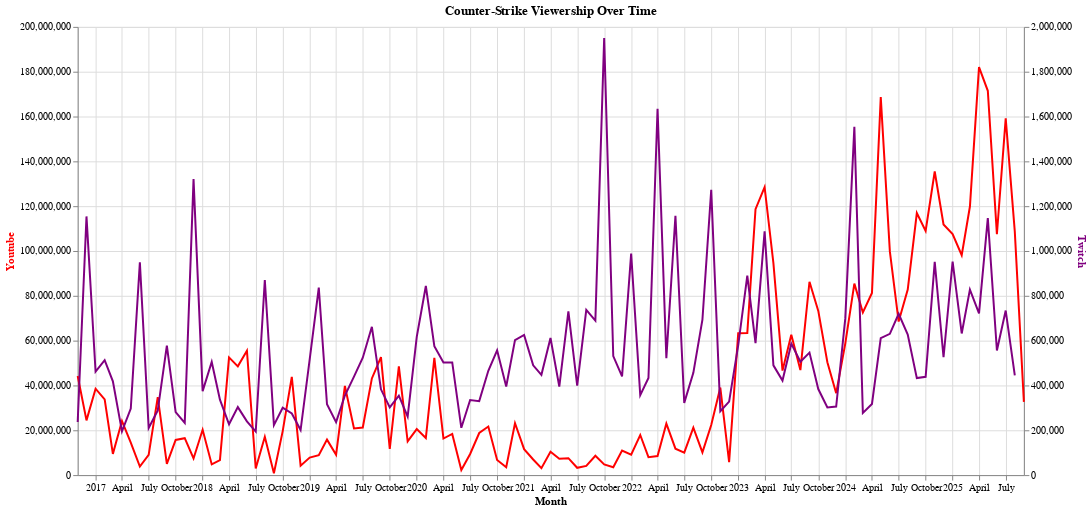

Notebook code for this chart:
### Markdown cell above
### Counter-Strike Viewership on Youtube and Twitch

### Code cell
# First line: views (left y-axis)
twitch_line = alt.Chart(merged_youtube_twitch).mark_line(color="purple").encode(
    x=alt.X("month:T", title="Month"),
    y=alt.Y("peak viewers:Q", title="Twitch", axis=alt.Axis(titleColor="purple")),
    tooltip=["month", "peak viewers"]
)

# Second line: likes (right y-axis)
youtube_line = alt.Chart(merged_youtube_twitch).mark_line(color="red").encode(
    x="month:T",
    y=alt.Y("viewCount:Q", title="Youtube", axis=alt.Axis(titleColor="red")),
    tooltip=["month", "viewCount"],
)

# Layer the two charts
chart = alt.layer(youtube_line, twitch_line).resolve_scale(
    y="independent"  # independent y-axes so they can differ
).properties(width=950, height=450, title="Counter-Strike Viewership Over Time")

chart

### Figure 1 — Vega-Lite specification as saved in the notebook (floating-point values rounded to 4 significant figures)
{"$schema": "https://vega.github.io/schema/vega-lite/v5.20.1.json", "config": {"view": {"continuousHeight": 300, "continuousWidth": 300}}, "data": {"name": "data-f1a9efeb297f214e40d35adc613a7de9"}, "datasets": {"data-f1a9efeb297f214e40d35adc613a7de9": [{"avg streams": 803, "avg viewers": 41122, "commentCount": 21510, "favoriteCount": 0, "gain streams": 0, "gain viewers": 0, "hours watched": 305032336, "likeCount": 738624, "month": "2016-11-01T00:00:00", "peak streams": 1733, "peak viewers": 237149, "viewCount": 44191608}, {"avg streams": 940, "avg viewers": 97395, "commentCount": 21214, "favoriteCount": 0, "gain streams": 452, "gain viewers": 917083, "hours watched": 721080946, "likeCount": 296431, "month": "2016-12-01T00:00:00", "peak streams": 2185, "peak viewers": 1154232, "viewCount": 24417765}, {"avg streams": 1014, "avg viewers": 60177, "commentCount": 23410, "favoriteCount": 0, "gain streams": -88, "gain viewers": -692895, "hours watched": 404088357, "likeCount": 544009, "month": "2017-01-01T00:00:00", "peak streams": 2097, "peak viewers": 461337, "viewCount": 38548418}, {"avg streams": 946, "avg viewers": 49606, "commentCount": 13491, "favoriteCount": 0, "gain streams": 3, "gain viewers": 51119, "hours watched": 368160397, "likeCount": 417451, "month": "2017-02-01T00:00:00", "peak streams": 2100, "peak viewers": 512456, "viewCount": 33774463}, {"avg streams": 879, "avg viewers": 50868, "commentCount": 10561, "favoriteCount": 0, "gain streams": -270, "gain viewers": -94180, "hours watched": 364069433, "likeCount": 237286, "month": "2017-03-01T00:00:00", "peak streams": 1830, "peak viewers": 418276, "viewCount": 9465118}, {"avg streams": 837, "avg viewers": 31841, "commentCount": 9268, "favoriteCount": 0, "gain streams": -130, "gain viewers": -223337, "hours watched": 231142383, "likeCount": 171985, "month": "2017-04-01T00:00:00", "peak streams": 1700, "peak viewers": 194939, "viewCount": 24126412}, {"avg streams": 792, "avg viewers": 30421, "commentCount": 17627, "favoriteCount": 0, "gain streams": -214, "gain viewers": 101836, "hours watched": 218526181, "likeCount": 180121, "month": "2017-05-01T00:00:00", "peak streams": 1486, "peak viewers": 296775, "viewCount": 14520871}, {"avg streams": 844, "avg viewers": 91482, "commentCount": 8799, "favoriteCount": 0, "gain streams": 101, "gain viewers": 652300, "hours watched": 678111000, "likeCount": 193773, "month": "2017-06-01T00:00:00", "peak streams": 1587, "peak viewers": 949075, "viewCount": 3797489}, {"avg streams": 868, "avg viewers": 27226, "commentCount": 14822, "favoriteCount": 0, "gain streams": 3, "gain viewers": -738899, "hours watched": 202162451, "likeCount": 189008, "month": "2017-07-01T00:00:00", "peak streams": 1590, "peak viewers": 210176, "viewCount": 8991317}, {"avg streams": 778, "avg viewers": 37946, "commentCount": 27124, "favoriteCount": 0, "gain streams": -54, "gain viewers": 78397, "hours watched": 273133134, "likeCount": 603429, "month": "2017-08-01T00:00:00", "peak streams": 1536, "peak viewers": 288573, "viewCount": 34827963}, {"avg streams": 800, "avg viewers": 38311, "commentCount": 9913, "favoriteCount": 0, "gain streams": 124, "gain viewers": 289305, "hours watched": 284097958, "likeCount": 76243, "month": "2017-09-01T00:00:00", "peak streams": 1660, "peak viewers": 577878, "viewCount": 5023939}, {"avg streams": 802, "avg viewers": 35858, "commentCount": 15779, "favoriteCount": 0, "gain streams": -93, "gain viewers": -296736, "hours watched": 258072260, "likeCount": 192950, "month": "2017-10-01T00:00:00", "peak streams": 1567, "peak viewers": 281142, "viewCount": 15677146}, {"avg streams": 882, "avg viewers": 25279, "commentCount": 18186, "favoriteCount": 0, "gain streams": 181, "gain viewers": -48504, "hours watched": 187102000, "likeCount": 409901, "month": "2017-11-01T00:00:00", "peak streams": 1748, "peak viewers": 232638, "viewCount": 16473084}, {"avg streams": 1059, "avg viewers": 93523, "commentCount": 11884, "favoriteCount": 0, "gain streams": 268, "gain viewers": 1088038, "hours watched": 695153473, "likeCount": 115699, "month": "2017-12-01T00:00:00", "peak streams": 2016, "peak viewers": 1320676, "viewCount": 7403088}, {"avg streams": 1164, "avg viewers": 55574, "commentCount": 20164, "favoriteCount": 0, "gain streams": 327, "gain viewers": -945955, "hours watched": 372149237, "likeCount": 422053, "month": "2018-01-01T00:00:00", "peak streams": 2343, "peak viewers": 374721, "viewCount": 20227943}, {"avg streams": 1069, "avg viewers": 37831, "commentCount": 10821, "favoriteCount": 0, "gain streams": 20, "gain viewers": 130270, "hours watched": 281139519, "likeCount": 100671, "month": "2018-02-01T00:00:00", "peak streams": 2363, "peak viewers": 504991, "viewCount": 4773316}, {"avg streams": 925, "avg viewers": 31942, "commentCount": 9992, "favoriteCount": 0, "gain streams": -465, "gain viewers": -168152, "hours watched": 229147224, "likeCount": 128121, "month": "2018-03-01T00:00:00", "peak streams": 1898, "peak viewers": 336839, "viewCount": 6681056}, {"avg streams": 828, "avg viewers": 35550, "commentCount": 26416, "favoriteCount": 0, "gain streams": -303, "gain viewers": -110278, "hours watched": 264160163, "likeCount": 757331, "month": "2018-04-01T00:00:00", "peak streams": 1595, "peak viewers": 226561, "viewCount": 52530015}, {"avg streams": 839, "avg viewers": 30620, "commentCount": 22421, "favoriteCount": 0, "gain streams": 8, "gain viewers": 76827, "hours watched": 219463000, "likeCount": 825840, "month": "2018-05-01T00:00:00", "peak streams": 1603, "peak viewers": 303388, "viewCount": 48526304}, {"avg streams": 939, "avg viewers": 36045, "commentCount": 11471, "favoriteCount": 0, "gain streams": 75, "gain viewers": -63718, "hours watched": 265161443, "likeCount": 489806, "month": "2018-06-01T00:00:00", "peak streams": 1678, "peak viewers": 239670, "viewCount": 55513661}, {"avg streams": 1027, "avg viewers": 29161, "commentCount": 5815, "favoriteCount": 0, "gain streams": 194, "gain viewers": -45548, "hours watched": 217223155, "likeCount": 67279, "month": "2018-07-01T00:00:00", "peak streams": 1872, "peak viewers": 194122, "viewCount": 2964785}, {"avg streams": 983, "avg viewers": 98328, "commentCount": 20742, "favoriteCount": 0, "gain streams": 90, "gain viewers": 676348, "hours watched": 707251000, "likeCount": 281104, "month": "2018-08-01T00:00:00", "peak streams": 1962, "peak viewers": 870470, "viewCount": 17108328}, {"avg streams": 973, "avg viewers": 32506, "commentCount": 2497, "favoriteCount": 0, "gain streams": 12, "gain viewers": -647302, "hours watched": 241232303, "likeCount": 17326, "month": "2018-09-01T00:00:00", "peak streams": 1974, "peak viewers": 223168, "viewCount": 822816}, {"avg streams": 1018, "avg viewers": 37720, "commentCount": 18579, "favoriteCount": 0, "gain streams": 46, "gain viewers": 77405, "hours watched": 271247239, "likeCount": 257666, "month": "2018-10-01T00:00:00", "peak streams": 2020, "peak viewers": 300573, "viewCount": 19632217}, {"avg streams": 1182, "avg viewers": 34386, "commentCount": 77683, "favoriteCount": 0, "gain streams": 1176, "gain viewers": -25715, "hours watched": 255358224, "likeCount": 1114273, "month": "2018-11-01T00:00:00", "peak streams": 3196, "peak viewers": 274858, "viewCount": 43796079}, {"avg streams": 1423, "avg viewers": 41428, "commentCount": 9318, "favoriteCount": 0, "gain streams": -246, "gain viewers": -73824, "hours watched": 307693598, "likeCount": 128677, "month": "2018-12-01T00:00:00", "peak streams": 2950, "peak viewers": 201034, "viewCount": 4192299}, {"avg streams": 1119, "avg viewers": 70550, "commentCount": 8340, "favoriteCount": 0, "gain streams": -345, "gain viewers": 315753, "hours watched": 474446299, "likeCount": 103648, "month": "2019-01-01T00:00:00", "peak streams": 2605, "peak viewers": 516787, "viewCount": 7797941}, {"avg streams": 1238, "avg viewers": 47799, "commentCount": 11547, "favoriteCount": 0, "gain streams": -75, "gain viewers": 319790, "hours watched": 355535000, "likeCount": 260974, "month": "2019-02-01T00:00:00", "peak streams": 2530, "peak viewers": 836577, "viewCount": 8897700}, {"avg streams": 1182, "avg viewers": 42814, "commentCount": 8143, "favoriteCount": 0, "gain streams": -203, "gain viewers": -520536, "hours watched": 308423694, "likeCount": 142354, "month": "2019-03-01T00:00:00", "peak streams": 2327, "peak viewers": 316041, "viewCount": 15821046}, {"avg streams": 1163, "avg viewers": 40003, "commentCount": 19887, "favoriteCount": 0, "gain streams": -18, "gain viewers": -79719, "hours watched": 297409000, "likeCount": 314224, "month": "2019-04-01T00:00:00", "peak streams": 2309, "peak viewers": 236322, "viewCount": 9058245}, {"avg streams": 1177, "avg viewers": 42055, "commentCount": 17851, "favoriteCount": 0, "gain streams": -202, "gain viewers": 118587, "hours watched": 302609000, "likeCount": 634672, "month": "2019-05-01T00:00:00", "peak streams": 2107, "peak viewers": 354909, "viewCount": 39791010}, {"avg streams": 1237, "avg viewers": 54848, "commentCount": 23875, "favoriteCount": 0, "gain streams": 147, "gain viewers": 84216, "hours watched": 407793888, "likeCount": 565614, "month": "2019-06-01T00:00:00", "peak streams": 2254, "peak viewers": 439125, "viewCount": 20781995}, {"avg streams": 1321, "avg viewers": 62101, "commentCount": 19957, "favoriteCount": 0, "gain streams": 39, "gain viewers": 84831, "hours watched": 461604445, "likeCount": 528929, "month": "2019-07-01T00:00:00", "peak streams": 2293, "peak viewers": 523956, "viewCount": 21247781}, {"avg streams": 1279, "avg viewers": 63866, "commentCount": 39699, "favoriteCount": 0, "gain streams": 164, "gain viewers": 137766, "hours watched": 459461365, "likeCount": 1398732, "month": "2019-08-01T00:00:00", "peak streams": 2457, "peak viewers": 661722, "viewCount": 43137256}, {"avg streams": 1265, "avg viewers": 60422, "commentCount": 10589, "favoriteCount": 0, "gain streams": 136, "gain viewers": -278952, "hours watched": 432481355, "likeCount": 458690, "month": "2019-09-01T00:00:00", "peak streams": 2593, "peak viewers": 382770, "viewCount": 52619174}, {"avg streams": 1249, "avg viewers": 49606, "commentCount": 11060, "favoriteCount": 0, "gain streams": -62, "gain viewers": -80541, "hours watched": 345678558, "likeCount": 210622, "month": "2019-10-01T00:00:00", "peak streams": 2531, "peak viewers": 302229, "viewCount": 11704409}, {"avg streams": 1326, "avg viewers": 54580, "commentCount": 20989, "favoriteCount": 0, "gain streams": 186, "gain viewers": 52444, "hours watched": 404149575, "likeCount": 480996, "month": "2019-11-01T00:00:00", "peak streams": 2717, "peak viewers": 354673, "viewCount": 48555412}, {"avg streams": 1650, "avg viewers": 45680, "commentCount": 9909, "favoriteCount": 0, "gain streams": 706, "gain viewers": -93543, "hours watched": 339123000, "likeCount": 256999, "month": "2019-12-01T00:00:00", "peak streams": 3423, "peak viewers": 261130, "viewCount": 15067596}, {"avg streams": 1645, "avg viewers": 71759, "commentCount": 25951, "favoriteCount": 0, "gain streams": -165, "gain viewers": 356013, "hours watched": 498867458, "likeCount": 698331, "month": "2020-01-01T00:00:00", "peak streams": 3258, "peak viewers": 617143, "viewCount": 20546454}, {"avg streams": 2046, "avg viewers": 90151, "commentCount": 17505, "favoriteCount": 0, "gain streams": 1480, "gain viewers": 226788, "hours watched": 668118474, "likeCount": 382673, "month": "2020-02-01T00:00:00", "peak streams": 4738, "peak viewers": 843931, "viewCount": 16531507}, {"avg streams": 2772, "avg viewers": 120873, "commentCount": 27474, "favoriteCount": 0, "gain streams": 885, "gain viewers": -269046, "hours watched": 864159510, "likeCount": 980708, "month": "2020-03-01T00:00:00", "peak streams": 5623, "peak viewers": 574885, "viewCount": 52346362}, {"avg streams": 2419, "avg viewers": 103850, "commentCount": 22876, "favoriteCount": 0, "gain streams": -725, "gain viewers": -72248, "hours watched": 767338000, "likeCount": 536751, "month": "2020-04-01T00:00:00", "peak streams": 4898, "peak viewers": 502637, "viewCount": 16302139}, {"avg streams": 1967, "avg viewers": 105753, "commentCount": 16341, "favoriteCount": 0, "gain streams": -655, "gain viewers": 127, "hours watched": 758168000, "likeCount": 367158, "month": "2020-05-01T00:00:00", "peak streams": 4243, "peak viewers": 502764, "viewCount": 18362604}, {"avg streams": 1616, "avg viewers": 56694, "commentCount": 7190, "favoriteCount": 0, "gain streams": -1130, "gain viewers": -291733, "hours watched": 419300000, "likeCount": 51109, "month": "2020-06-01T00:00:00", "peak streams": 3113, "peak viewers": 211031, "viewCount": 2274130}, {"avg streams": 1456, "avg viewers": 65019, "commentCount": 14047, "favoriteCount": 0, "gain streams": -520, "gain viewers": 123996, "hours watched": 481209000, "likeCount": 507101, "month": "2020-07-01T00:00:00", "peak streams": 2593, "peak viewers": 335027, "viewCount": 9422260}, {"avg streams": 1447, "avg viewers": 74610, "commentCount": 35148, "favoriteCount": 0, "gain streams": 92, "gain viewers": -4938, "hours watched": 535172570, "likeCount": 578661, "month": "2020-08-01T00:00:00", "peak streams": 2685, "peak viewers": 330089, "viewCount": 18786311}, {"avg streams": 1557, "avg viewers": 78858, "commentCount": 19086, "favoriteCount": 0, "gain streams": 361, "gain viewers": 135584, "hours watched": 585133314, "likeCount": 430653, "month": "2020-09-01T00:00:00", "peak streams": 3046, "peak viewers": 465673, "viewCount": 21668669}, {"avg streams": 1834, "avg viewers": 84747, "commentCount": 9224, "favoriteCount": 0, "gain streams": 571, "gain viewers": 90873, "hours watched": 608149698, "likeCount": 181241, "month": "2020-10-01T00:00:00", "peak streams": 3617, "peak viewers": 556546, "viewCount": 6752416}, {"avg streams": 1948, "avg viewers": 81674, "commentCount": 9102, "favoriteCount": 0, "gain streams": 410, "gain viewers": -161178, "hours watched": 605147522, "likeCount": 139947, "month": "2020-11-01T00:00:00", "peak streams": 4027, "peak viewers": 395368, "viewCount": 3499404}, {"avg streams": 2277, "avg viewers": 82147, "commentCount": 55667, "favoriteCount": 0, "gain streams": 640, "gain viewers": 206787, "hours watched": 609175754, "likeCount": 977054, "month": "2020-12-01T00:00:00", "peak streams": 4667, "peak viewers": 602155, "viewCount": 23128706}, {"avg streams": 2273, "avg viewers": 100807, "commentCount": 15447, "favoriteCount": 0, "gain streams": -117, "gain viewers": 23332, "hours watched": 675180765, "likeCount": 229408, "month": "2021-01-01T00:00:00", "peak streams": 4550, "peak viewers": 625487, "viewCount": 11562830}, {"avg streams": 2216, "avg viewers": 97397, "commentCount": 11361, "favoriteCount": 0, "gain streams": -70, "gain viewers": -135661, "hours watched": 723123602, "likeCount": 179642, "month": "2021-02-01T00:00:00", "peak streams": 4480, "peak viewers": 489826, "viewCount": 6976256}, {"avg streams": 2065, "avg viewers": 97486, "commentCount": 8784, "favoriteCount": 0, "gain streams": -208, "gain viewers": -42571, "hours watched": 700153623, "likeCount": 98824, "month": "2021-03-01T00:00:00", "peak streams": 4272, "peak viewers": 447255, "viewCount": 3086472}, {"avg streams": 1883, "avg viewers": 102192, "commentCount": 30156, "favoriteCount": 0, "gain streams": -587, "gain viewers": 164438, "hours watched": 756406604, "likeCount": 417630, "month": "2021-04-01T00:00:00", "peak streams": 3685, "peak viewers": 611693, "viewCount": 10430508}, {"avg streams": 1643, "avg viewers": 77505, "commentCount": 9436, "favoriteCount": 0, "gain streams": -618, "gain viewers": -217194, "hours watched": 554393000, "likeCount": 207008, "month": "2021-05-01T00:00:00", "peak streams": 3067, "peak viewers": 394499, "viewCount": 7307255}, {"avg streams": 1520, "avg viewers": 78911, "commentCount": 15592, "favoriteCount": 0, "gain streams": -491, "gain viewers": 335954, "hours watched": 586160000, "likeCount": 255961, "month": "2021-06-01T00:00:00", "peak streams": 2576, "peak viewers": 730453, "viewCount": 7542215}, {"avg streams": 1503, "avg viewers": 67173, "commentCount": 6431, "favoriteCount": 0, "gain streams": 30, "gain viewers": -330816, "hours watched": 498136452, "likeCount": 114535, "month": "2021-07-01T00:00:00", "peak streams": 2606, "peak viewers": 399637, "viewCount": 3258535}, {"avg streams": 1422, "avg viewers": 85593, "commentCount": 7016, "favoriteCount": 0, "gain streams": 280, "gain viewers": 337292, "hours watched": 615120000, "likeCount": 172861, "month": "2021-08-01T00:00:00", "peak streams": 2886, "peak viewers": 736929, "viewCount": 4094505}, {"avg streams": 1307, "avg viewers": 94510, "commentCount": 14201, "favoriteCount": 0, "gain streams": -261, "gain viewers": -47574, "hours watched": 702959449, "likeCount": 431622, "month": "2021-09-01T00:00:00", "peak streams": 2625, "peak viewers": 689355, "viewCount": 8603503}, {"avg streams": 1347, "avg viewers": 111172, "commentCount": 18352, "favoriteCount": 0, "gain streams": 40, "gain viewers": 1261087, "hours watched": 799103558, "likeCount": 185208, "month": "2021-10-01T00:00:00", "peak streams": 2665, "peak viewers": 1950442, "viewCount": 4760216}, {"avg streams": 1252, "avg viewers": 61286, "commentCount": 8690, "favoriteCount": 0, "gain streams": -124, "gain viewers": -1419673, "hours watched": 455102784, "likeCount": 134859, "month": "2021-11-01T00:00:00", "peak streams": 2541, "peak viewers": 530769, "viewCount": 3502377}, {"avg streams": 1494, "avg viewers": 54040, "commentCount": 14240, "favoriteCount": 0, "gain streams": 408, "gain viewers": -90280, "hours watched": 400132000, "likeCount": 367830, "month": "2021-12-01T00:00:00", "peak streams": 2949, "peak viewers": 440489, "viewCount": 10980038}, {"avg streams": 1413, "avg viewers": 100599, "commentCount": 4490, "favoriteCount": 0, "gain streams": -155, "gain viewers": 547960, "hours watched": 668105588, "likeCount": 309935, "month": "2022-01-01T00:00:00", "peak streams": 2794, "peak viewers": 988449, "viewCount": 9150017}, {"avg streams": 1174, "avg viewers": 75433, "commentCount": 16946, "favoriteCount": 0, "gain streams": -450, "gain viewers": -631992, "hours watched": 549780000, "likeCount": 399641, "month": "2022-02-01T00:00:00", "peak streams": 2344, "peak viewers": 356457, "viewCount": 17895956}, {"avg streams": 1116, "avg viewers": 81941, "commentCount": 7815, "favoriteCount": 0, "gain streams": -129, "gain viewers": 76738, "hours watched": 588685868, "likeCount": 176522, "month": "2022-03-01T00:00:00", "peak streams": 2215, "peak viewers": 433195, "viewCount": 8005852}, {"avg streams": 1135, "avg viewers": 126020, "commentCount": 9828, "favoriteCount": 0, "gain streams": -23, "gain viewers": 1201410, "hours watched": 932589000, "likeCount": 180865, "month": "2022-04-01T00:00:00", "peak streams": 2192, "peak viewers": 1634605, "viewCount": 8500100}, {"avg streams": 1165, "avg viewers": 78428, "commentCount": 29716, "favoriteCount": 0, "gain streams": -22, "gain viewers": -1113397, "hours watched": 563791485, "likeCount": 729312, "month": "2022-05-01T00:00:00", "peak streams": 2170, "peak viewers": 521208, "viewCount": 22970472}, {"avg streams": 1148, "avg viewers": 68442, "commentCount": 14643, "favoriteCount": 0, "gain streams": -110, "gain viewers": 636075, "hours watched": 500791318, "likeCount": 315494, "month": "2022-06-01T00:00:00", "peak streams": 2060, "peak viewers": 1157283, "viewCount": 11775763}, {"avg streams": 1175, "avg viewers": 57186, "commentCount": 10297, "favoriteCount": 0, "gain streams": 133, "gain viewers": -835196, "hours watched": 424127000, "likeCount": 314830, "month": "2022-07-01T00:00:00", "peak streams": 2193, "peak viewers": 322087, "viewCount": 10032697}, {"avg streams": 1096, "avg viewers": 80861, "commentCount": 21070, "favoriteCount": 0, "gain streams": -63, "gain viewers": 134390, "hours watched": 574179228, "likeCount": 759304, "month": "2022-08-01T00:00:00", "peak streams": 2130, "peak viewers": 456477, "viewCount": 21219787}, {"avg streams": 994, "avg viewers": 73816, "commentCount": 12660, "favoriteCount": 0, "gain streams": -157, "gain viewers": 236785, "hours watched": 514899411, "likeCount": 205204, "month": "2022-09-01T00:00:00", "peak streams": 1973, "peak viewers": 693262, "viewCount": 10117274}, {"avg streams": 924, "avg viewers": 121325, "commentCount": 10948, "favoriteCount": 0, "gain streams": 11, "gain viewers": 579810, "hours watched": 872880280, "likeCount": 789400, "month": "2022-10-01T00:00:00", "peak streams": 1984, "peak viewers": 1273072, "viewCount": 22318119}, {"avg streams": 903, "avg viewers": 41945, "commentCount": 19116, "favoriteCount": 0, "gain streams": -196, "gain viewers": -988081, "hours watched": 311955329, "likeCount": 1498931, "month": "2022-11-01T00:00:00", "peak streams": 1788, "peak viewers": 284991, "viewCount": 39049892}, {"avg streams": 1111, "avg viewers": 52468, "commentCount": 8966, "favoriteCount": 0, "gain streams": 455, "gain viewers": 43166, "hours watched": 386108253, "likeCount": 200926, "month": "2022-12-01T00:00:00", "peak streams": 2243, "peak viewers": 328157, "viewCount": 5776688}, {"avg streams": 1190, "avg viewers": 82176, "commentCount": 16344, "favoriteCount": 0, "gain streams": 42, "gain viewers": 250266, "hours watched": 545875319, "likeCount": 1844902, "month": "2023-01-01T00:00:00", "peak streams": 2285, "peak viewers": 578423, "viewCount": 63343813}, {"avg streams": 1354, "avg viewers": 89073, "commentCount": 13921, "favoriteCount": 0, "gain streams": 713, "gain viewers": 312089, "hours watched": 655103412, "likeCount": 2420057, "month": "2023-02-01T00:00:00", "peak streams": 2998, "peak viewers": 890512, "viewCount": 63405916}, {"avg streams": 1594, "avg viewers": 112765, "commentCount": 103116, "favoriteCount": 0, "gain streams": 90, "gain viewers": -301391, "hours watched": 808109536, "likeCount": 4481139, "month": "2023-03-01T00:00:00", "peak streams": 3088, "peak viewers": 589121, "viewCount": 118689665}, {"avg streams": 1458, "avg viewers": 118738, "commentCount": 61548, "favoriteCount": 0, "gain streams": -274, "gain viewers": 498430, "hours watched": 880109530, "likeCount": 4546732, "month": "2023-04-01T00:00:00", "peak streams": 2814, "peak viewers": 1087551, "viewCount": 128491828}, {"avg streams": 1346, "avg viewers": 62865, "commentCount": 62122, "favoriteCount": 0, "gain streams": -324, "gain viewers": -597939, "hours watched": 446527569, "likeCount": 4465075, "month": "2023-05-01T00:00:00", "peak streams": 2490, "peak viewers": 489612, "viewCount": 94564627}, {"avg streams": 1350, "avg viewers": 81222, "commentCount": 29939, "favoriteCount": 0, "gain streams": -111, "gain viewers": -67930, "hours watched": 599125000, "likeCount": 1708750, "month": "2023-06-01T00:00:00", "peak streams": 2379, "peak viewers": 421682, "viewCount": 46617534}, {"avg streams": 1303, "avg viewers": 85021, "commentCount": 34878, "favoriteCount": 0, "gain streams": 17, "gain viewers": 164866, "hours watched": 628891000, "likeCount": 2779357, "month": "2023-07-01T00:00:00", "peak streams": 2396, "peak viewers": 586548, "viewCount": 62585348}, {"avg streams": 975, "avg viewers": 62757, "commentCount": 45032, "favoriteCount": 0, "gain streams": 2160, "gain viewers": -80962, "hours watched": 449625340, "likeCount": 1806884, "month": "2023-08-01T00:00:00", "peak streams": 4556, "peak viewers": 505586, "viewCount": 46867957}, {"avg streams": 1773, "avg viewers": 86787, "commentCount": 67688, "favoriteCount": 0, "gain streams": -727, "gain viewers": 40863, "hours watched": 641661584, "likeCount": 3307421, "month": "2023-09-01T00:00:00", "peak streams": 3829, "peak viewers": 546449, "viewCount": 86273428}, {"avg streams": 1267, "avg viewers": 61178, "commentCount": 44600, "favoriteCount": 0, "gain streams": -1367, "gain viewers": -162486, "hours watched": 438961481, "likeCount": 2768560, "month": "2023-10-01T00:00:00", "peak streams": 2462, "peak viewers": 383963, "viewCount": 73249793}, {"avg streams": 1109, "avg viewers": 50150, "commentCount": 34830, "favoriteCount": 0, "gain streams": -129, "gain viewers": -81853, "hours watched": 370819000, "likeCount": 1759134, "month": "2023-11-01T00:00:00", "peak streams": 2333, "peak viewers": 302110, "viewCount": 50365113}, {"avg streams": 1261, "avg viewers": 71072, "commentCount": 27880, "favoriteCount": 0, "gain streams": 170, "gain viewers": 3711, "hours watched": 515967301, "likeCount": 1335738, "month": "2023-12-01T00:00:00", "peak streams": 2503, "peak viewers": 305821, "viewCount": 36552514}, {"avg streams": 1371, "avg viewers": 95200, "commentCount": 22108, "favoriteCount": 0, "gain streams": 639, "gain viewers": 392228, "hours watched": 661793416, "likeCount": 2461726, "month": "2024-01-01T00:00:00", "peak streams": 3142, "peak viewers": 698049, "viewCount": 58688688}, {"avg streams": 1370, "avg viewers": 122486, "commentCount": 56010, "favoriteCount": 0, "gain streams": -342, "gain viewers": 855701, "hours watched": 908142000, "likeCount": 3722426, "month": "2024-02-01T00:00:00", "peak streams": 2800, "peak viewers": 1553750, "viewCount": 85435032}, {"avg streams": 1291, "avg viewers": 76746, "commentCount": 31533, "favoriteCount": 0, "gain streams": -158, "gain viewers": -1276742, "hours watched": 549666687, "likeCount": 3031818, "month": "2024-03-01T00:00:00", "peak streams": 2642, "peak viewers": 277008, "viewCount": 72571954}, {"avg streams": 1167, "avg viewers": 75568, "commentCount": 37579, "favoriteCount": 0, "gain streams": -206, "gain viewers": 40530, "hours watched": 561792000, "likeCount": 3022190, "month": "2024-04-01T00:00:00", "peak streams": 2436, "peak viewers": 317538, "viewCount": 81300471}, {"avg streams": 1072, "avg viewers": 61497, "commentCount": 63958, "favoriteCount": 0, "gain streams": -421, "gain viewers": 293415, "hours watched": 439333734, "likeCount": 6973932, "month": "2024-05-01T00:00:00", "peak streams": 2015, "peak viewers": 610953, "viewCount": 168644932}, {"avg streams": 1065, "avg viewers": 55901, "commentCount": 42169, "favoriteCount": 0, "gain streams": 30, "gain viewers": 19492, "hours watched": 414134000, "likeCount": 4113237, "month": "2024-06-01T00:00:00", "peak streams": 2045, "peak viewers": 630445, "viewCount": 99808834}, {"avg streams": 1166, "avg viewers": 83456, "commentCount": 36570, "favoriteCount": 0, "gain streams": 152, "gain viewers": 89551, "hours watched": 609697000, "likeCount": 3032979, "month": "2024-07-01T00:00:00", "peak streams": 2197, "peak viewers": 719996, "viewCount": 68499861}, {"avg streams": 1156, "avg viewers": 78604, "commentCount": 31342, "favoriteCount": 0, "gain streams": 55, "gain viewers": -93094, "hours watched": 559775177, "likeCount": 2757785, "month": "2024-08-01T00:00:00", "peak streams": 2252, "peak viewers": 626902, "viewCount": 82760390}, {"avg streams": 1230, "avg viewers": 63932, "commentCount": 32882, "favoriteCount": 0, "gain streams": 276, "gain viewers": -194055, "hours watched": 467633319, "likeCount": 3963476, "month": "2024-09-01T00:00:00", "peak streams": 2528, "peak viewers": 432847, "viewCount": 116934221}, {"avg streams": 1254, "avg viewers": 67250, "commentCount": 23158, "favoriteCount": 0, "gain streams": -61, "gain viewers": 5768, "hours watched": 482863640, "likeCount": 3488309, "month": "2024-10-01T00:00:00", "peak streams": 2467, "peak viewers": 438615, "viewCount": 108948505}, {"avg streams": 1296, "avg viewers": 73597, "commentCount": 78044, "favoriteCount": 0, "gain streams": 46, "gain viewers": 512501, "hours watched": 547003000, "likeCount": 4772002, "month": "2024-11-01T00:00:00", "peak streams": 2513, "peak viewers": 951116, "viewCount": 135479873}, {"avg streams": 1714, "avg viewers": 80586, "commentCount": 48156, "favoriteCount": 0, "gain streams": 1157, "gain viewers": -425178, "hours watched": 595945000, "likeCount": 4936534, "month": "2024-12-01T00:00:00", "peak streams": 3670, "peak viewers": 525938, "viewCount": 111823144}, {"avg streams": 1877, "avg viewers": 103137, "commentCount": 35213, "favoriteCount": 0, "gain streams": 46, "gain viewers": 426992, "hours watched": 689849646, "likeCount": 4309761, "month": "2025-01-01T00:00:00", "peak streams": 3716, "peak viewers": 952930, "viewCount": 107546194}, {"avg streams": 1769, "avg viewers": 107709, "commentCount": 30939, "favoriteCount": 0, "gain streams": 70, "gain viewers": -320940, "hours watched": 797808149, "likeCount": 3172351, "month": "2025-02-01T00:00:00", "peak streams": 3786, "peak viewers": 631990, "viewCount": 98131565}, {"avg streams": 1681, "avg viewers": 87188, "commentCount": 50417, "favoriteCount": 0, "gain streams": -262, "gain viewers": 195736, "hours watched": 627951317, "likeCount": 1699037, "month": "2025-03-01T00:00:00", "peak streams": 3524, "peak viewers": 827726, "viewCount": 119838350}, {"avg streams": 1601, "avg viewers": 99822, "commentCount": 29593, "favoriteCount": 0, "gain streams": -252, "gain viewers": -105695, "hours watched": 741902172, "likeCount": 4107190, "month": "2025-04-01T00:00:00", "peak streams": 3272, "peak viewers": 722031, "viewCount": 182055498}, {"avg streams": 1481, "avg viewers": 117782, "commentCount": 46085, "favoriteCount": 0, "gain streams": -219, "gain viewers": 424796, "hours watched": 848466647, "likeCount": 3927790, "month": "2025-05-01T00:00:00", "peak streams": 3053, "peak viewers": 1146827, "viewCount": 171480378}, {"avg streams": 1519, "avg viewers": 86343, "commentCount": 45564, "favoriteCount": 0, "gain streams": -55, "gain viewers": -590801, "hours watched": 642565317, "likeCount": 2346074, "month": "2025-06-01T00:00:00", "peak streams": 2998, "peak viewers": 556026, "viewCount": 107472429}, {"avg streams": 1558, "avg viewers": 91794, "commentCount": 26922, "favoriteCount": 0, "gain streams": 46, "gain viewers": 178269, "hours watched": 682532909, "likeCount": 3285774, "month": "2025-07-01T00:00:00", "peak streams": 3044, "peak viewers": 734295, "viewCount": 159199830}, {"avg streams": 1447, "avg viewers": 64286, "commentCount": 18508, "favoriteCount": 0, "gain streams": -92, "gain viewers": -289081, "hours watched": 154211193, "likeCount": 2352643, "month": "2025-08-01T00:00:00", "peak streams": 2952, "peak viewers": 445214, "viewCount": 108662434}, {"avg streams": null, "avg viewers": null, "commentCount": 10305, "favoriteCount": 0, "gain streams": null, "gain viewers": null, "hours watched": null, "likeCount": 865947, "month": "2025-09-01T00:00:00", "peak streams": null, "peak viewers": null, "viewCount": 32657495}]}, "height": 450, "layer": [{"encoding": {"tooltip": [{"field": "month", "type": "temporal"}, {"field": "viewCount", "type": "quantitative"}], "x": {"field": "month", "type": "temporal"}, "y": {"axis": {"titleColor": "red"}, "field": "viewCount", "title": "Youtube", "type": "quantitative"}}, "mark": {"color": "red", "type": "line"}}, {"encoding": {"tooltip": [{"field": "month", "type": "temporal"}, {"field": "peak viewers", "type": "quantitative"}], "x": {"field": "month", "title": "Month", "type": "temporal"}, "y": {"axis": {"titleColor": "purple"}, "field": "peak viewers", "title": "Twitch", "type": "quantitative"}}, "mark": {"color": "purple", "type": "line"}}], "resolve": {"scale": {"y": "independent"}}, "title": "Counter-Strike Viewership Over Time", "usermeta": {"embedOptions": {"theme": "fivethirtyeight"}}, "width": 950}
